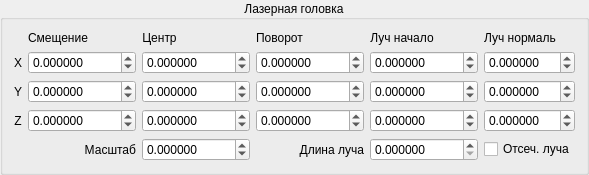
          <widget class="QGroupBox" name="gbLHead">
           <property name="title">
            <string>Лазерная головка</string>
           </property>
           <property name="alignment">
            <set>Qt::AlignCenter</set>
           </property>
           <layout class="QGridLayout" name="gridLayout_5">
            <item row="2" column="7">
             <widget class="QDoubleSpinBox" name="dsbLHeadNormalY">
              <property name="decimals">
               <number>6</number>
              </property>
              <property name="minimum">
               <double>-1.000000000000000</double>
              </property>
              <property name="maximum">
               <double>1.000000000000000</double>
              </property>
              <property name="singleStep">
               <double>0.100000000000000</double>
              </property>
             </widget>
            </item>
            <item row="0" column="7">
             <widget class="QLabel" name="lbLHeadLaserNormal">
              <property name="sizePolicy">
               <sizepolicy hsizetype="Maximum" vsizetype="Preferred">
                <horstretch>0</horstretch>
                <verstretch>0</verstretch>
               </sizepolicy>
              </property>
              <property name="text">
               <string>Луч нормаль</string>
              </property>
              <property name="alignment">
               <set>Qt::AlignCenter</set>
              </property>
             </widget>
            </item>
            <item row="2" column="6">
             <widget class="QDoubleSpinBox" name="dsbLHeadLaserTrY">
              <property name="decimals">
               <number>6</number>
              </property>
              <property name="minimum">
               <double>-10000.000000000000000</double>
              </property>
              <property name="maximum">
               <double>10000.000000000000000</double>
              </property>
              <property name="singleStep">
               <double>0.100000000000000</double>
              </property>
             </widget>
            </item>
            <item row="1" column="4">
             <widget class="QDoubleSpinBox" name="dsbLHeadRotateX">
              <property name="decimals">
               <number>6</number>
              </property>
              <property name="minimum">
               <double>-10000.000000000000000</double>
              </property>
              <property name="maximum">
               <double>10000.000000000000000</double>
              </property>
              <property name="singleStep">
               <double>0.100000000000000</double>
              </property>
             </widget>
            </item>
            <item row="0" column="1">
             <widget class="QLabel" name="lbLHeadTrHeader">
              <property name="sizePolicy">
               <sizepolicy hsizetype="Maximum" vsizetype="Preferred">
                <horstretch>0</horstretch>
                <verstretch>0</verstretch>
               </sizepolicy>
              </property>
              <property name="text">
               <string>Смещение</string>
              </property>
              <property name="alignment">
               <set>Qt::AlignCenter</set>
              </property>
             </widget>
            </item>
            <item row="2" column="2">
             <widget class="QDoubleSpinBox" name="dsbLHeadCenterY">
              <property name="decimals">
               <number>6</number>
              </property>
              <property name="minimum">
               <double>-10000.000000000000000</double>
              </property>
              <property name="maximum">
               <double>10000.000000000000000</double>
              </property>
              <property name="singleStep">
               <double>0.100000000000000</double>
              </property>
             </widget>
            </item>
            <item row="3" column="6">
             <widget class="QDoubleSpinBox" name="dsbLHeadLaserTrZ">
              <property name="decimals">
               <number>6</number>
              </property>
              <property name="minimum">
               <double>-10000.000000000000000</double>
              </property>
              <property name="maximum">
               <double>10000.000000000000000</double>
              </property>
              <property name="singleStep">
               <double>0.100000000000000</double>
              </property>
             </widget>
            </item>
            <item row="4" column="1">
             <widget class="QLabel" name="lbLHeadScale">
              <property name="sizePolicy">
               <sizepolicy hsizetype="Preferred" vsizetype="Preferred">
                <horstretch>0</horstretch>
                <verstretch>0</verstretch>
               </sizepolicy>
              </property>
              <property name="text">
               <string>Масштаб</string>
              </property>
              <property name="alignment">
               <set>Qt::AlignRight|Qt::AlignTrailing|Qt::AlignVCenter</set>
              </property>
             </widget>
            </item>
            <item row="1" column="6">
             <widget class="QDoubleSpinBox" name="dsbLHeadLaserTrX">
              <property name="decimals">
               <number>6</number>
              </property>
              <property name="minimum">
               <double>-10000.000000000000000</double>
              </property>
              <property name="maximum">
               <double>10000.000000000000000</double>
              </property>
              <property name="singleStep">
               <double>0.100000000000000</double>
              </property>
             </widget>
            </item>
            <item row="3" column="2">
             <widget class="QDoubleSpinBox" name="dsbLHeadCenterZ">
              <property name="decimals">
               <number>6</number>
              </property>
              <property name="minimum">
               <double>-10000.000000000000000</double>
              </property>
              <property name="maximum">
               <double>10000.000000000000000</double>
              </property>
              <property name="singleStep">
               <double>0.100000000000000</double>
              </property>
             </widget>
            </item>
            <item row="2" column="0">
             <widget class="QLabel" name="lbLHeadY">
              <property name="sizePolicy">
               <sizepolicy hsizetype="Maximum" vsizetype="Preferred">
                <horstretch>0</horstretch>
                <verstretch>0</verstretch>
               </sizepolicy>
              </property>
              <property name="text">
               <string>Y</string>
              </property>
              <property name="alignment">
               <set>Qt::AlignCenter</set>
              </property>
             </widget>
            </item>
            <item row="4" column="2">
             <widget class="QDoubleSpinBox" name="dsbLHeadScale">
              <property name="decimals">
               <number>6</number>
              </property>
              <property name="minimum">
               <double>-1000.000000000000000</double>
              </property>
              <property name="maximum">
               <double>1000.000000000000000</double>
              </property>
              <property name="singleStep">
               <double>0.100000000000000</double>
              </property>
             </widget>
            </item>
            <item row="0" column="4">
             <widget class="QLabel" name="lbLHeadRotateHeader">
              <property name="sizePolicy">
               <sizepolicy hsizetype="Maximum" vsizetype="Preferred">
                <horstretch>0</horstretch>
                <verstretch>0</verstretch>
               </sizepolicy>
              </property>
              <property name="text">
               <string>Поворот</string>
              </property>
              <property name="alignment">
               <set>Qt::AlignCenter</set>
              </property>
             </widget>
            </item>
            <item row="0" column="2">
             <widget class="QLabel" name="lbLHeadCenterHeader">
              <property name="sizePolicy">
               <sizepolicy hsizetype="Maximum" vsizetype="Preferred">
                <horstretch>0</horstretch>
                <verstretch>0</verstretch>
               </sizepolicy>
              </property>
              <property name="text">
               <string>Центр</string>
              </property>
              <property name="alignment">
               <set>Qt::AlignCenter</set>
              </property>
             </widget>
            </item>
            <item row="3" column="7">
             <widget class="QDoubleSpinBox" name="dsbLHeadNormalZ">
              <property name="decimals">
               <number>6</number>
              </property>
              <property name="minimum">
               <double>-1.000000000000000</double>
              </property>
              <property name="maximum">
               <double>1.000000000000000</double>
              </property>
              <property name="singleStep">
               <double>0.100000000000000</double>
              </property>
             </widget>
            </item>
            <item row="0" column="6">
             <widget class="QLabel" name="lbLHeadLaserTr">
              <property name="sizePolicy">
               <sizepolicy hsizetype="Maximum" vsizetype="Preferred">
                <horstretch>0</horstretch>
                <verstretch>0</verstretch>
               </sizepolicy>
              </property>
              <property name="text">
               <string>Луч начало</string>
              </property>
              <property name="alignment">
               <set>Qt::AlignCenter</set>
              </property>
             </widget>
            </item>
            <item row="1" column="2">
             <widget class="QDoubleSpinBox" name="dsbLHeadCenterX">
              <property name="decimals">
               <number>6</number>
              </property>
              <property name="minimum">
               <double>-10000.000000000000000</double>
              </property>
              <property name="maximum">
               <double>10000.000000000000000</double>
              </property>
              <property name="singleStep">
               <double>0.100000000000000</double>
              </property>
             </widget>
            </item>
            <item row="1" column="1">
             <widget class="QDoubleSpinBox" name="dsbLHeadTrX">
              <property name="decimals">
               <number>6</number>
              </property>
              <property name="minimum">
               <double>-10000.000000000000000</double>
              </property>
              <property name="maximum">
               <double>10000.000000000000000</double>
              </property>
              <property name="singleStep">
               <double>0.100000000000000</double>
              </property>
             </widget>
            </item>
            <item row="4" column="4">
             <widget class="QLabel" name="lbLHeadLaserLenght">
              <property name="sizePolicy">
               <sizepolicy hsizetype="Preferred" vsizetype="Preferred">
                <horstretch>0</horstretch>
                <verstretch>0</verstretch>
               </sizepolicy>
              </property>
              <property name="text">
               <string>Длина луча</string>
              </property>
              <property name="alignment">
               <set>Qt::AlignRight|Qt::AlignTrailing|Qt::AlignVCenter</set>
              </property>
             </widget>
            </item>
            <item row="3" column="1">
             <widget class="QDoubleSpinBox" name="dsbLHeadTrZ">
              <property name="decimals">
               <number>6</number>
              </property>
              <property name="minimum">
               <double>-10000.000000000000000</double>
              </property>
              <property name="maximum">
               <double>10000.000000000000000</double>
              </property>
              <property name="singleStep">
               <double>0.100000000000000</double>
              </property>
             </widget>
            </item>
            <item row="2" column="1">
             <widget class="QDoubleSpinBox" name="dsbLHeadTrY">
              <property name="decimals">
               <number>6</number>
              </property>
              <property name="minimum">
               <double>-10000.000000000000000</double>
              </property>
              <property name="maximum">
               <double>10000.000000000000000</double>
              </property>
              <property name="singleStep">
               <double>0.100000000000000</double>
              </property>
             </widget>
            </item>
            <item row="3" column="4">
             <widget class="QDoubleSpinBox" name="dsbLHeadRotateZ">
              <property name="decimals">
               <number>6</number>
              </property>
              <property name="minimum">
               <double>-10000.000000000000000</double>
              </property>
              <property name="maximum">
               <double>10000.000000000000000</double>
              </property>
              <property name="singleStep">
               <double>0.100000000000000</double>
              </property>
             </widget>
            </item>
            <item row="2" column="4">
             <widget class="QDoubleSpinBox" name="dsbLHeadRotateY">
              <property name="decimals">
               <number>6</number>
              </property>
              <property name="minimum">
               <double>-10000.000000000000000</double>
              </property>
              <property name="maximum">
               <double>10000.000000000000000</double>
              </property>
              <property name="singleStep">
               <double>0.100000000000000</double>
              </property>
             </widget>
            </item>
            <item row="1" column="7">
             <widget class="QDoubleSpinBox" name="dsbLHeadNormalX">
              <property name="decimals">
               <number>6</number>
              </property>
              <property name="minimum">
               <double>-1.000000000000000</double>
              </property>
              <property name="maximum">
               <double>1.000000000000000</double>
              </property>
              <property name="singleStep">
               <double>0.100000000000000</double>
              </property>
             </widget>
            </item>
            <item row="3" column="0">
             <widget class="QLabel" name="lbLHeadZ">
              <property name="sizePolicy">
               <sizepolicy hsizetype="Maximum" vsizetype="Preferred">
                <horstretch>0</horstretch>
                <verstretch>0</verstretch>
               </sizepolicy>
              </property>
              <property name="text">
               <string>Z</string>
              </property>
              <property name="alignment">
               <set>Qt::AlignCenter</set>
              </property>
             </widget>
            </item>
            <item row="1" column="0">
             <widget class="QLabel" name="lbLHeadX">
              <property name="sizePolicy">
               <sizepolicy hsizetype="Maximum" vsizetype="Preferred">
                <horstretch>0</horstretch>
                <verstretch>0</verstretch>
               </sizepolicy>
              </property>
              <property name="text">
               <string>X</string>
              </property>
              <property name="alignment">
               <set>Qt::AlignCenter</set>
              </property>
             </widget>
            </item>
            <item row="4" column="7">
             <widget class="QCheckBox" name="checkLHeadLaserClip">
              <property name="text">
               <string>Отсеч. луча</string>
              </property>
             </widget>
            </item>
            <item row="4" column="6">
             <widget class="QDoubleSpinBox" name="dsbLHeadLaserLenght">
              <property name="decimals">
               <number>6</number>
              </property>
              <property name="minimum">
               <double>0.000000000000000</double>
              </property>
              <property name="maximum">
               <double>1000.000000000000000</double>
              </property>
              <property name="singleStep">
               <double>0.100000000000000</double>
              </property>
             </widget>
            </item>
           </layout>
          </widget>
